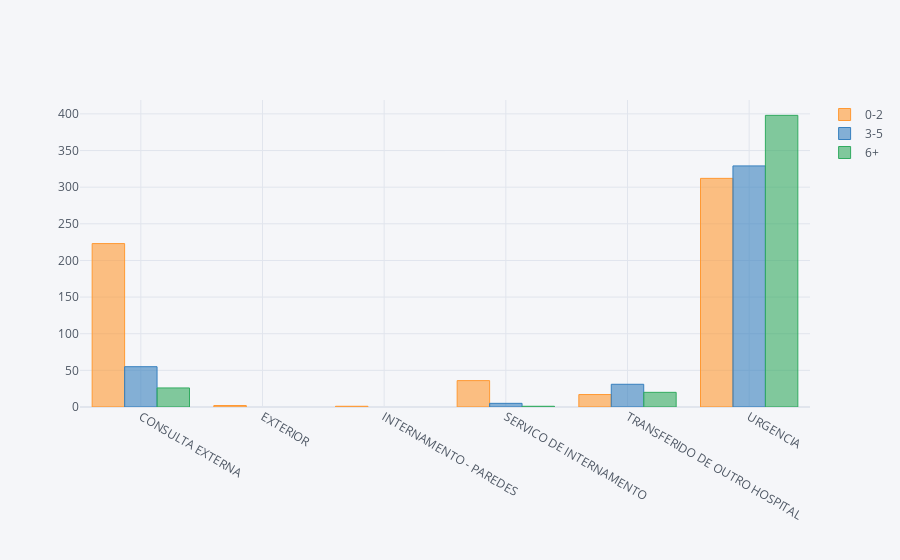

Notebook code for this chart:
### Code cell
plc.pivot("DES_PROVENIENCIA_ING", "LOS DAY CLASS", "EPISODIO").iplot(kind='bar')

### Figure 1 — Plotly figure (JSON) as saved in the notebook; plotly's stock layout.template omitted (floating-point values rounded to 4 significant figures)
{"data": [{"marker": {"color": "rgba(255, 153, 51, 0.6)", "line": {"color": "rgba(255, 153, 51, 1.0)", "width": 1}}, "name": "0-2", "orientation": "v", "text": "", "type": "bar", "x": ["CONSULTA EXTERNA", "EXTERIOR", "INTERNAMENTO - PAREDES", "SERVICO DE INTERNAMENTO", "TRANSFERIDO DE OUTRO HOSPITAL", "URGENCIA"], "y": [223, 2, 1, 36, 17, 312]}, {"marker": {"color": "rgba(55, 128, 191, 0.6)", "line": {"color": "rgba(55, 128, 191, 1.0)", "width": 1}}, "name": "3-5", "orientation": "v", "text": "", "type": "bar", "x": ["CONSULTA EXTERNA", "EXTERIOR", "INTERNAMENTO - PAREDES", "SERVICO DE INTERNAMENTO", "TRANSFERIDO DE OUTRO HOSPITAL", "URGENCIA"], "y": [55, "", "", 5, 31, 329]}, {"marker": {"color": "rgba(50, 171, 96, 0.6)", "line": {"color": "rgba(50, 171, 96, 1.0)", "width": 1}}, "name": "6+", "orientation": "v", "text": "", "type": "bar", "x": ["CONSULTA EXTERNA", "EXTERIOR", "INTERNAMENTO - PAREDES", "SERVICO DE INTERNAMENTO", "TRANSFERIDO DE OUTRO HOSPITAL", "URGENCIA"], "y": [26, "", "", 1, 20, 398]}], "layout": {"legend": {"bgcolor": "#F5F6F9", "font": {"color": "#4D5663"}}, "paper_bgcolor": "#F5F6F9", "plot_bgcolor": "#F5F6F9", "title": {"font": {"color": "#4D5663"}}, "xaxis": {"gridcolor": "#E1E5ED", "showgrid": true, "tickfont": {"color": "#4D5663"}, "title": {"font": {"color": "#4D5663"}, "text": ""}, "zerolinecolor": "#E1E5ED"}, "yaxis": {"gridcolor": "#E1E5ED", "showgrid": true, "tickfont": {"color": "#4D5663"}, "title": {"font": {"color": "#4D5663"}, "text": ""}, "zerolinecolor": "#E1E5ED"}}}
